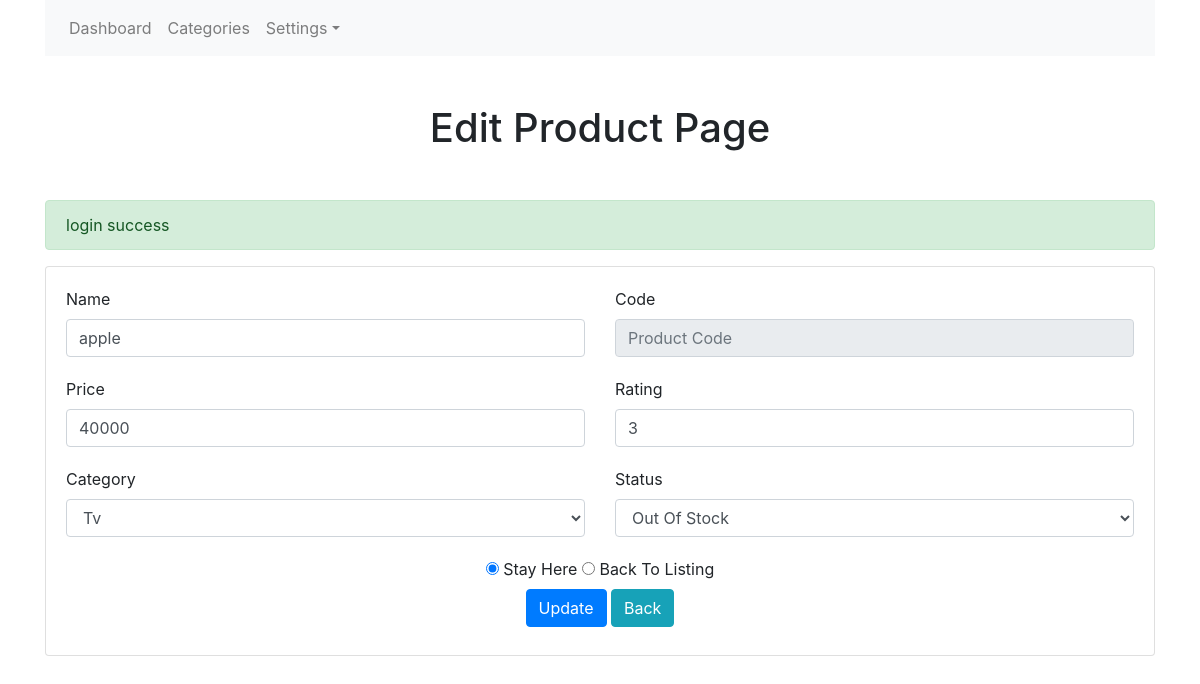
Screenshot of /edit_product.php?product_id=4 (signed in) with the database file from the repository.
### tables this page shows
CREATE TABLE `products` (
  `product_id` int(11) NOT NULL,
  `product_name` varchar(255) NOT NULL,
  `code` varchar(255) NOT NULL,
  `product_price` varchar(255) NOT NULL,
  `quantity` varchar(255) NOT NULL,
  `category_id` int(11) NOT NULL,
  `rating` varchar(255) NOT NULL,
  `status` enum('yes','no') NOT NULL DEFAULT 'yes'
);

### user_db.php (called while the page is built, shortened)
<?php
    function get_categories(){
        $con = db_credentials();
        $csql = "select * from categories order by category_name asc";
        $cquery = mysqli_query($con,$csql);
        if(mysqli_num_rows($cquery)>0){
            $arr =[];
            while($row = mysqli_fetch_assoc($cquery)){
                $row['category_name'] = ucfirst($row['category_name']);
            $arr[] = $row;
            }
        }
        return $arr;
    }
    function edit_product_data($id){
        $con = db_credentials();
        $sql = "select * from products where product_id = $id";
        $query = mysqli_query($con,$sql);
        $data = mysqli_fetch_assoc($query);
        return $data;
    }
?>

### edit_product.php (the view, shortened to what this page needs)
<?php session_start();
if($_SESSION['logged_in']){
    include_once('user_db.php');
?>
<!doctype html>
<html lang="en">
  <head>
    <link rel="stylesheet" href="https://stackpath.bootstrapcdn.com/bootstrap/4.3.1/css/bootstrap.min.css">
  </head>
  <body>
        <div class="container">
        <?php include_once('header.php');?>
    <h1 class="text-center mt-5 mb-5">Edit Product Page</h1>
      <?php
        if(isset($_SESSION['success'])){
          echo '<div class="alert alert-success" role="alert">';
          echo $_SESSION['success'];
          echo '</div>';
        }
        $product_id = $_GET['product_id'];
        $data = edit_product_data($product_id);
      ?>
        <div class="row">
            <div class="col-md-12">
                <div class="card">
                    <div class="card-body">
                        <form action="user_db.php" method="post" onsubmit="return validate_editProduct();">
                            <div class="row">
                                <div class="form-group col-md-6">
                                    <label for="oldpassword">Name</label>
                                    <input type="text" class="form-control" id="name" name="name" value="<?php echo $data['product_name'];?>" placeholder="Product Name">
                                </div>
                                <div class="form-group col-md-6">
                                    <label for="exampleInputPassword1">Code</label>
                                    <input type="nubmer" class="form-control" id="code" name="code" value="<?php echo $data['code'];?>" readonly placeholder="Product Code">
                                </div>
                            </div>
                            <div class="row">
                                <div class="form-group col-md-6">
                                    <label for="exampleInputPassword1">Price</label>
                                    <input type="text" class="form-control" id="price" name="price" value="<?php echo $data['product_price'];?>" placeholder="Product Price">
                                </div>
                                <div class="form-group col-md-6">
                                    <label for="exampleInputPassword1">Rating</label>
                                    <input type="nubmer" class="form-control" id="rating" name="rating" value="<?php echo $data['rating'];?>" placeholder="Product Rating">
                                </div>
                            </div>
                            <div class="row">
                            <div class="form-group col-md-6">
                                    <label for="exampleInputPassword1">Category</label>
                                    <select name="category" id="category" class="form-control">
                                      <?php
                                        $categories_data = get_categories();
                                        foreach($categories_data as $key=>$row){
                                              if($row['category_id'] == $data['category_id']){
                                                  $selected = 'selected';
                                              }else{
                                                  $selected = '';
                                              }
                                            echo '<option value="'.$row['category_id'].'" '.$selected.'>'.ucfirst($row['category_name']).'</option>';
                                          }
                                      ?>
                                    </select>
                                </div>
                                <div class="form-group col-md-6">
                                    <label for="exampleInputPassword1">Status</label>
                                    <select name="status" id="status" class="form-control">
                                      <option value="no" <?php if($data['status'] == 'no'){ echo 'selected';}?>>Out Of Stock</option>
                                    </select>
                                </div>
                            </div>
                            <div class="row">
                                <div class="col-md-12 text-center">
                                    <label><input type="radio" class="" name="stay" id="stay" value="stay_here" checked> Stay Here</label>
                                    <label><input type="radio" class="" name="stay" id="stay" value="back_to_dashboard"> Back To Listing</label>
                                </div>
                            </div>
                            <div class="row">
                                <div class="col-md-12 text-center">
                                    <input type="submit" class="btn btn-primary mb-2" name="edit_product" id="edit_product" value="Update">
                                    <a href="dashboard.php" class="btn btn-info mb-2">Back</a>
                                </div>
                            </div>
                        </form>
                    </div>
                </div>
            </div>
        </div>
    </div>
  </body>
  <?php
    }else{
        echo 'You have been logged out. <a href="index.php">Go back</a>';
    }
  ?>
</html>

### rows the page displays
products: name "apple", price "40000", rating "3", status "Out Of Stock"

### other values shown
$_SESSION['success'] "login success"
form field category "Tv"
